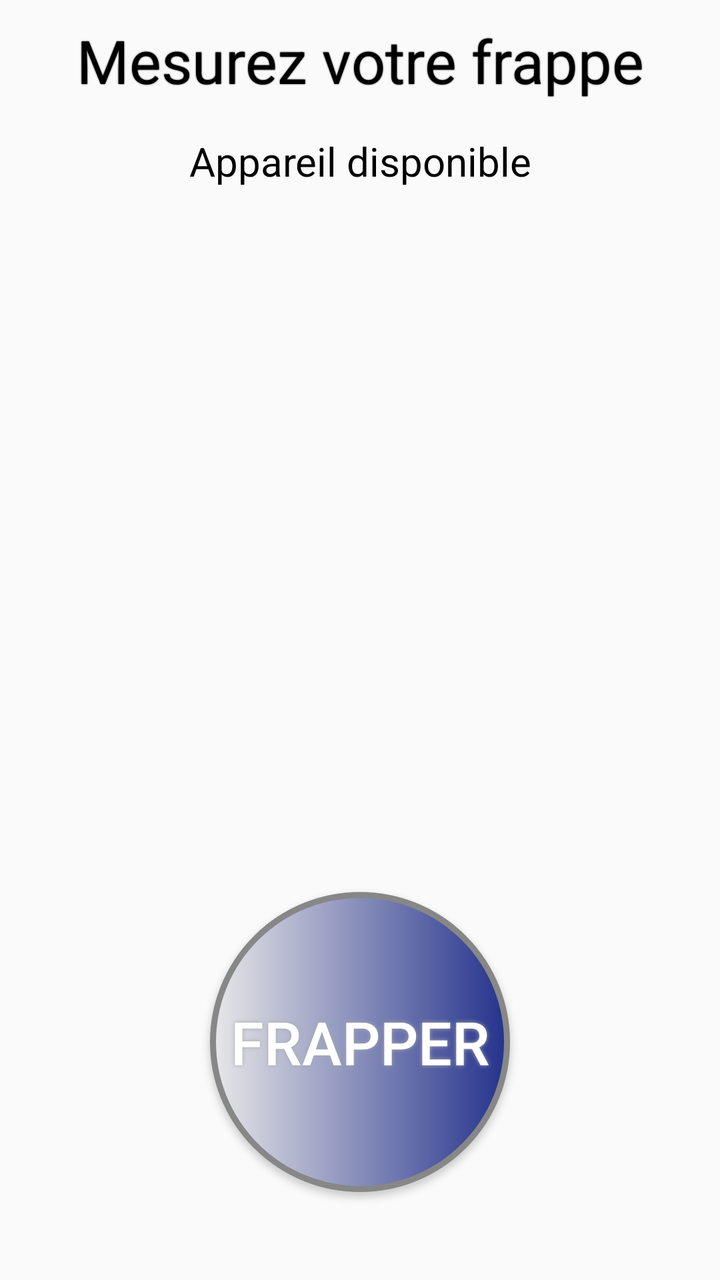
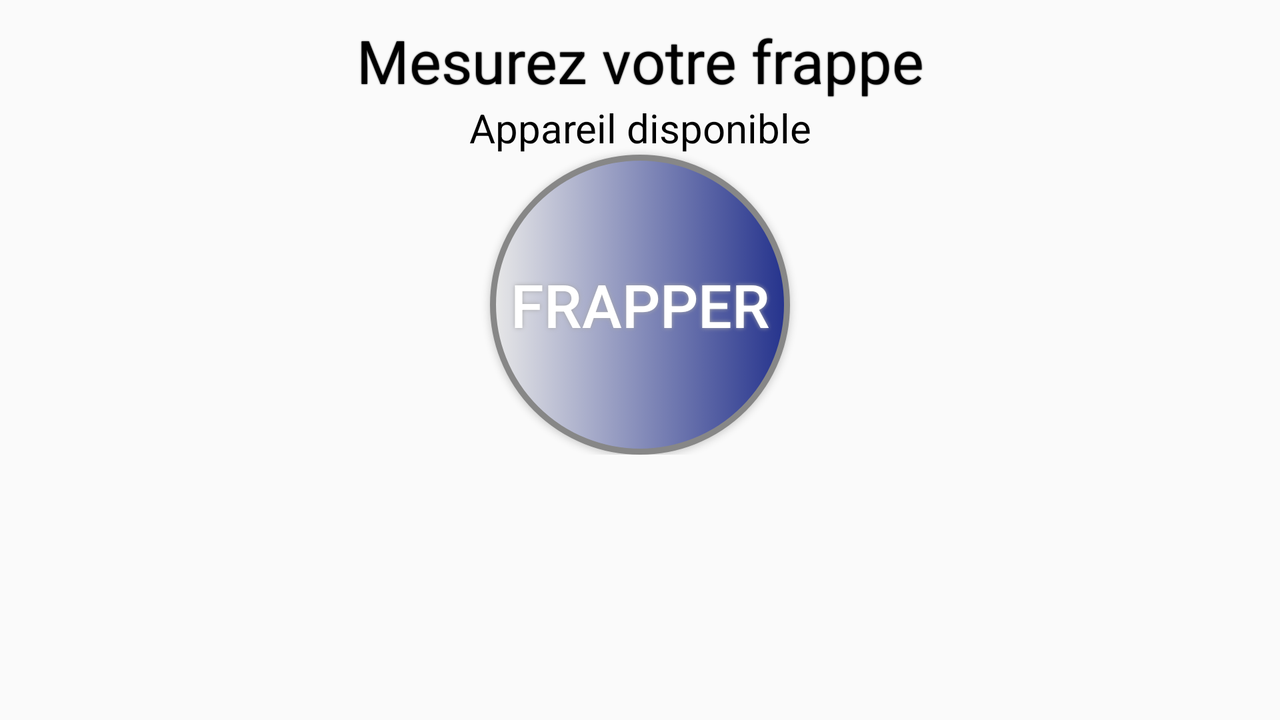

First picture: res/layout/ on a phone held upright. Second picture: the repository's own variant of that layout, on a device whose configuration matches the variant's folder. Source for both follows.
<!-- AndroidManifest.xml: application theme AppTheme -->
<!-- res/layout/onglet_frappe.xml -->
<?xml version="1.0" encoding="utf-8"?>
<RelativeLayout xmlns:android="http://schemas.android.com/apk/res/android"
    android:layout_width="match_parent"
    android:layout_height="match_parent"
    android:orientation="vertical"
    >

    <TextView android:layout_width="fill_parent"
        android:layout_height="wrap_content"
        android:gravity="center"
        android:text="Mesurez votre frappe"
        android:textColor="@android:color/black"
        android:textSize="30sp"
        android:id="@+id/titre_frappe"
        android:layout_marginTop="10dp"
        android:layout_alignParentTop="true"
        android:layout_alignParentLeft="true"
        android:layout_alignParentStart="true"
        android:shadowColor="@android:color/black"
        android:shadowRadius="1" />

    <TextView android:layout_width="fill_parent"
        android:layout_height="wrap_content"
        android:gravity="center"
        android:text="Appareil disponible"
        android:textColor="@android:color/black"
        android:textSize="20sp"
        android:id="@+id/textView"
        android:layout_marginTop="67dp"
        android:layout_alignParentTop="true"
        android:layout_alignParentLeft="true"
        android:layout_alignParentStart="true" />


    <ListView
        android:layout_width="wrap_content"
        android:layout_height="wrap_content"
        android:id="@+id/listViewAppareils"
        android:layout_alignParentLeft="true"
        android:layout_alignParentStart="true"
        android:layout_below="@+id/textView"
        android:layout_above="@+id/frapper_btn"
        android:choiceMode="singleChoice" />

    <Button
        android:id="@+id/frapper_btn"

        android:text="Frapper"
        android:textColor="#FFFFFF"
        android:textSize="30sp"

        android:layout_width="150dp"
        android:layout_height="150dp"
        android:background="@drawable/choixboutonfrapper"
        android:shadowColor="#A8A8A8"
        android:shadowDx="0"
        android:shadowDy="0"
        android:shadowRadius="5"
        android:layout_alignParentBottom="true"
        android:layout_centerHorizontal="true"
        android:layout_marginBottom="44dp" />
    
    
</RelativeLayout>
<!-- resources referenced by this layout -->
<resources>
  <!-- drawable choixboutonfrapper (drawable) -->
  <?xml version="1.0" encoding="utf-8"?>
  <selector xmlns:android="http://schemas.android.com/apk/res/android">
      <item android:state_pressed="true" android:drawable="@drawable/buttonfrapper2" />
      <item android:state_enabled="true" android:drawable="@drawable/buttonfrapper" />
      <item android:state_enabled="false" android:drawable="@drawable/buttonfrapper2" />
  </selector>
  <style name="AppTheme" parent="Theme.AppCompat.Light.NoActionBar">
          
          <item name="colorPrimary">@color/colorPrimary</item>
          <item name="colorPrimaryDark">@color/colorPrimaryDark</item>
          <item name="colorAccent">@color/colorAccent</item>
          <item name="windowActionBar">false</item>
          <item name="windowNoTitle">true</item>
      </style>
  <!-- drawable buttonfrapper2 (drawable) -->
  <?xml version="1.0" encoding="utf-8"?>
  <shape xmlns:android="http://schemas.android.com/apk/res/android" android:shape="rectangle" >
      <corners
          android:radius="100dp"
          />
      <gradient
          android:angle="360"
          android:centerX="35%"
          android:centerColor="#7995A8"
          android:startColor="#E8E8E8"
          android:endColor="#0008FF"
          android:type="linear"
          />
      <padding
          android:left="0dp"
          android:top="0dp"
          android:right="0dp"
          android:bottom="0dp"
          />
      <size
          android:width="150dp"
          android:height="150dp"
          />
      <stroke
          android:width="3dp"
          android:color="#FAFBFC"
          />
  </shape>
  
  <!-- drawable buttonfrapper (drawable) -->
  <?xml version="1.0" encoding="utf-8"?>
  <shape xmlns:android="http://schemas.android.com/apk/res/android" android:shape="rectangle" >
      <corners
          android:radius="100dp"
          />
      <gradient
          android:angle="360"
          android:centerX="35%"
  
          android:startColor="#E8E8E8"
          android:endColor="#24328c"
          android:type="linear"
          />
  
      
  
      <padding
          android:left="0dp"
          android:top="0dp"
          android:right="0dp"
          android:bottom="0dp"
          />
      <size
          android:width="150dp"
          android:height="150dp"
          />
      <stroke
          android:width="3dp"
          android:color="#878787"
          />
  </shape>
      
  <color name="colorPrimary">#3F51B5</color>
  <color name="colorPrimaryDark">#303F9F</color>
  <color name="colorAccent">#FF4081</color>
</resources>
<!-- res/layout-land/onglet_frappe.xml (the repository's variant of the layout above) -->
<!-- drawn on the phone turned sideways -->
<?xml version="1.0" encoding="utf-8"?>
<ScrollView
    xmlns:android="http://schemas.android.com/apk/res/android"
    android:layout_width="match_parent"
    android:layout_height="match_parent">

    <RelativeLayout
        android:layout_width="match_parent"
        android:layout_height="wrap_content">

        <TextView android:layout_width="fill_parent"
            android:layout_height="wrap_content"
            android:gravity="center"
            android:text="Mesurez votre frappe"
            android:textColor="@android:color/black"
            android:textSize="30sp"
            android:id="@+id/titre_frappe"
            android:layout_marginTop="10dp"
            android:layout_alignParentTop="true"
            android:layout_alignParentLeft="true"
            android:layout_alignParentStart="true"
            android:shadowColor="@android:color/black"
            android:shadowRadius="1"
            />

        <TextView android:layout_width="fill_parent"
            android:layout_height="wrap_content"
            android:gravity="center"
            android:text="Appareil disponible"
            android:textColor="@android:color/black"
            android:textSize="20sp"
            android:id="@+id/textView"
            android:layout_alignParentLeft="true"
            android:layout_alignParentStart="true"
            android:layout_below="@+id/titre_frappe"/>


        <ListView
            android:layout_width="fill_parent"
            android:layout_height="wrap_content"
            android:id="@+id/listViewAppareils"
            android:layout_alignParentLeft="true"
            android:layout_alignParentStart="true"
            android:choiceMode="singleChoice"
            android:layout_below="@+id/textView"
            />

        <Button
            android:id="@+id/frapper_btn"

            android:text="Frapper"
            android:textColor="#FFFFFF"
            android:textSize="30sp"

            android:layout_width="150dp"
            android:layout_height="150dp"
            android:background="@drawable/choixboutonfrapper"
            android:shadowColor="#A8A8A8"
            android:shadowDx="0"
            android:shadowDy="0"
            android:shadowRadius="5"
            android:layout_alignParentBottom="true"
            android:layout_centerHorizontal="true"
            android:layout_below="@+id/listViewAppareils"/>
        
        
    </RelativeLayout>
</ScrollView>
